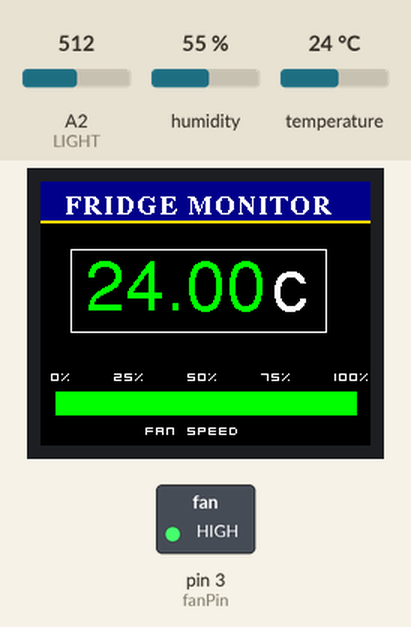
Recording of a sketch running on a simulated Arduino Uno, built with avr-gcc and run on an emulated ATmega328P. Parts: 220×176 colour display, switched loads named in the sketch (green lamp = pin HIGH). The test bench sets the inputs (shaded band); at power-on: temperature 24 °C, A2 (LIGHT) = 512, humidity 55 %. Pins used as bus, display or sensor lines are not drawn; what the sketch prints to the serial monitor is not drawn.

Above: at 4.4 s.
4.5 s: temperature set to 19 °C
At 9.0 s:
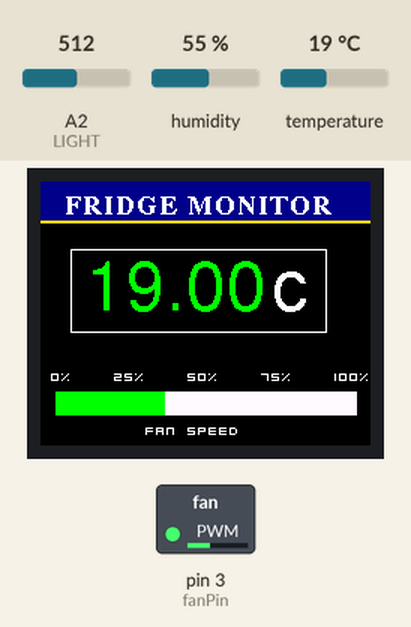
10.1 s: temperature set to 28 °C
At 13.7 s:
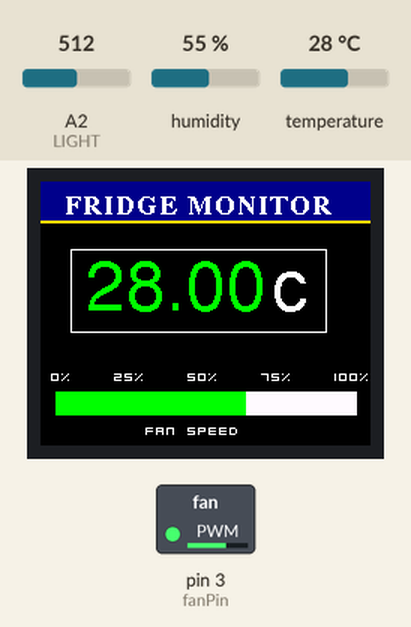
15.7 s: temperature set to 33 °C
At 19.6 s:
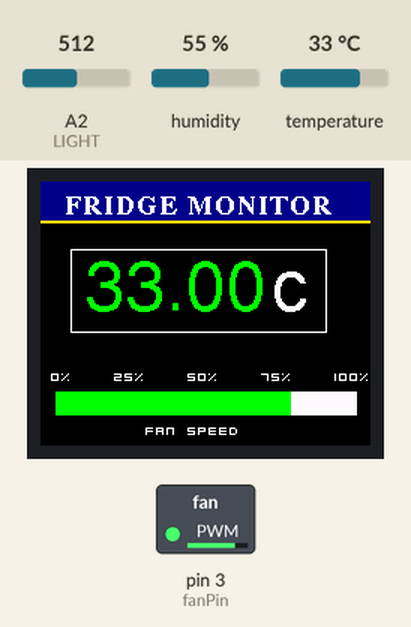
21.3 s: temperature set to 12 °C
At 24.3 s:
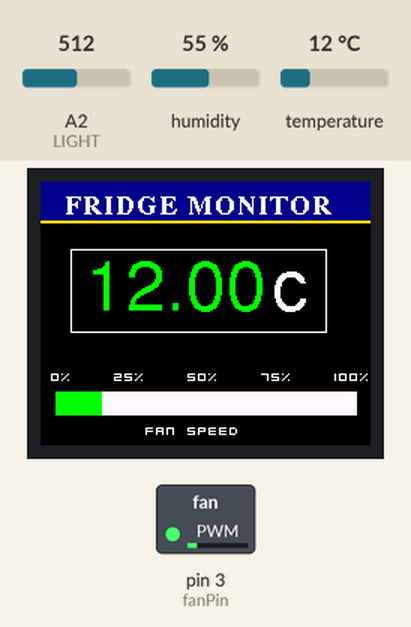
Timing chart, 0 to 25.8 s (numbered marks = the images above; inputs shaded):
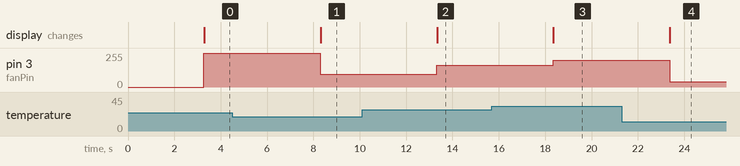

Measured:
- after the input at 4.5 s, pin 3 (fanPin): 255/255 → 94/255 after 3.8 s; the display: changes after 3.8 s (image 1)
- after the input at 10.1 s, pin 3 (fanPin): 94/255 → 163/255 after 3.2 s; the display: changes after 3.2 s (image 2)
- after the input at 15.7 s, pin 3 (fanPin): 163/255 → 201/255 after 2.6 s; the display: changes after 2.7 s (image 3)
- after the input at 21.3 s, pin 3 (fanPin): 201/255 → 40/255 after 2.1 s; the display: changes after 2.1 s (image 4)

The sketch:

FridgeFan_3-0.ino
```cpp
/*
6/7/20 Mike Garner

Fridge Fan Control with 2.2" TFT Display 220*176 pixels
Display fridge cavity temperature and bar graph of fan speed
Measures temperature in fridge cavity and adjusts extractor fan speeds accordingly
Temperature obtained from DHT22 on D2 & fan speed calculated dependant upon temperature
Digital 3 used as PWM connected to npn transistor taking value from fan speed
Transistor in turn provides PWM control of battery power to 2 12v fans
To dim display at night light sensor used to adjust TFT led brightness

Arduino Pins:
 A2  	Light sensor
 D2 	DHT22 temp & humidity sensor.
 D3 	PWM pin for fan
 D4   	N/C
 D5   	N/C
 D6 	PWM pin for tft led
 D7		N/C
 D8 	TFT Reset
 D9  	TFT RS
 D10 	TFT CS
 D11  TFT SDI (MISO)
 D12 	N/C (TFT MOSI)
 D13 	TFT CLK

*/

//Libraries
#include <DHT.h>
#include <Wire.h>
#include <OneWire.h>
#include <DallasTemperature.h>
#include <Adafruit_Sensor.h>
#include <SPI.h>
#include "TFT_22_ILI9225.h"
#include <../fonts/FreeSans24pt7b.h>
#include <../fonts/FreeSerifBold9pt7b.h>
#include <../fonts/Org_01.h>

#define TFT_RST 8
#define TFT_RS  9
#define TFT_CS  10  // SS
#define TFT_SDI 11  // MOSI
#define TFT_CLK 13  // SCK
#define TFT_LED 6   // 0 if wired to +5V directly
#define TFT_BRIGHTNESS 200

char myString[6];       //Array for float to string conversions

#define DHTTYPE DHT22
#define DHTPIN 2       // digital pin DHT sensor connected to

DHT dht(DHTPIN, DHTTYPE);

// Use software SPI (slower)
TFT_22_ILI9225 tft = TFT_22_ILI9225(TFT_RST, TFT_RS, TFT_CS, TFT_SDI, TFT_CLK, TFT_LED, TFT_BRIGHTNESS);

//Hardware pin definitions go here in lieu, but this sensor not working on hardware SPI!
//-=-=-=-=-=-=-=-=-=-=-=-=-=-=-=-=-=-=-=-=-=-=-=-=-=-=-=-=
const byte LIGHT = A2;            //Analog pin for light sensor data
//const byte PWM_595 = 3;         //Was pin driving 74HC595

//Global Variables ****************************************************************
long lastSecond;        //The millis counter to see when a second rolls by

//Fridge temp & control variables
int fan = false;        //Set fan to "0" at start
float fanSpeed;
float fanPercent;
float temp_C = 0;
float temp_C_Old = 0;
int tempMin = 10;       //temperature at which fan starts
int tempMax = 40;       //temperature at which fan at 100%
int fanPin = 3;         //pin for fan control via npn transistor
String fridgeTempStr = ("");

int ledLvl;             //Variable to map light level for PWM
int lightSensor;        //Variable for light sensor

//TFT Co-ordinate
int16_t x=0, y=0, w, h; 	//Positions on TFT Signed integers
int barLeft;				      //Left side of temp bar graph
int barRight;				      //Right side of temp bar graph

//***********************************************************************

void setup()
{
  Serial.begin(115200);	// start serial port
  dht.begin();			   //Start the DHT sensor
  delay(3000);			   //Give sensor time to respond

  tft.begin();
  tft.clear();
  tft.setOrientation(3);  //Put screen in landscape mode

// Draw header string
	tft.fillRectangle(0, 25,220,0, COLOR_DARKBLUE); //Background for heading
	tft.setGFXFont(&FreeSerifBold9pt7b);  			    // Set font
  String heading = "FRIDGE MONITOR";
 	tft.getGFXTextExtent(heading, x, y, &w, &h); 	  // Get string extents
  tft.drawGFXText(16, 21, heading, COLOR_WHITE);  // Print string heading to TFT

// Draw line under heading
	tft.fillRectangle(x, 26,220,27, COLOR_GOLD);

//Draw box around temperature
	tft.drawRectangle(20, 45,190,100, COLOR_WHITE);

// Place "c" char on screen
	String myChar = "c";
	tft.setGFXFont(&FreeSans24pt7b);  					      // Set font
	tft.drawGFXText(155, 85, myChar, COLOR_WHITE); 		// Print string c to TFT

// Place % ticks above graph
	String myPercent = " 0%    25%    50%    75%    100%";
	String myFanSpeed = "FAN SPEED";
	tft.setGFXFont(&Org_01);
	tft.drawGFXText(0, 132, myPercent, COLOR_WHITE);   // Print % labels to TFT
	tft.drawGFXText(70, 168, myFanSpeed, COLOR_WHITE); // Print Fan Speed label to TFT

//Check we are getting a reading from DHT22 sensor
	temp_C = dht.readTemperature();
	if (isnan (temp_C))
    {
//Pass reading to routine which will loop while (t_dht) is not a number (isnan)
      Serial.println("DHT sensor offline!");
    }

    Serial.println("DHT sensor online!");

//Set start of program to enable readings at specific intervals
  lastSecond = millis();    //Returns the number of miliseconds program has been running

}

//End of Void Setup ********************************************

//Routine "smartDelay" for a given amount of time (ms) --------------------------------
static void smartDelay(unsigned long ms)
{
  unsigned long start = millis(); //time program been running
  do
  {
    delay(100);
  } while (millis() - start < ms);  //Exit once time ticks over ms value
}
//End of "smartDelay" routine -------------------------------------------

//Routine dht_OffLine if sensor fails (isnan). Put fans to 100% ---------------------------------
float dht_OffLine (float temp_C)
{
   if (isnan(temp_C))
   {
      do
      {
        analogWrite(fanPin, 255);   // Fan to full if sensor failing
        Serial.print("DHT sensor offline ");
        delay(2000);

//Re-read DHT sensor
        temp_C = dht.readTemperature();
      }
//Check again to see if we have a valid reading
      while (isnan(temp_C));
    }
//If valid reading return temp_C and back to main loop
    return temp_C;
}
//End of "dht_OffLine" routine ----------------------------------

//Routine "fanControl" to set fan speed. ------------------------------
//On initial startup fan will stall if rpm too low.
//So start fan at full then once running map to appropriate level

int fanControl(float temp_C)
{
  if (fan != true)   //Not true ie has not been running
  {
    Serial.println("1st start ");
    fanSpeed = 255;
    return fanSpeed;
  }
  else            //Has been running so map
  {
    fanSpeed = map(temp_C, tempMin, tempMax, 25, 255);  //25 = ~10% of max
    fanSpeed = constrain(fanSpeed, 25, 255);
    return fanSpeed;
  }
}
//End of "fanControl" routine -----------------------------------------

//Routine "displayTemp_C" and fan speed graph on tft screen
//Adjust colour of temperature string <=35c green 35c - 45c gold 45c+ red
void displayTemp_C ()
{
//Only run if temperature has changed
	if (temp_C != temp_C_Old)
	{
		fridgeTempStr = dtostrf(temp_C,5,2,myString);  		//Create string to display tt.tt
		tft.getGFXTextExtent(fridgeTempStr, x, y, &w, &h); 	// Get string extents
		x = 30, y = 85;										//Set display co-ordinates x & y
		tft.fillRectangle(x, y+1, w+x+2, y-h, COLOR_BLACK);	//Place rectangle over previous data
		tft.setGFXFont(&FreeSans24pt7b);  					// Set font

		if (temp_C <=35)
		{
		tft.drawGFXText(x, y, fridgeTempStr, COLOR_GREEN);	// Print string	in green
		}

		if ((temp_C >35) && (temp_C<= 45))
		{
			tft.drawGFXText(x, y, fridgeTempStr, COLOR_GOLD);	// Print string	in gold
		}
		if (temp_C >45)
		{
			tft.drawGFXText(x, y, fridgeTempStr, COLOR_RED);	// Print string in red
		}

		temp_C_Old = temp_C;
	}

//Display Bar Graph for fan speed
		if(fanSpeed > 254)	//Display at maximum for fans 100%
		{
		x = 10, y = 155, w = 210, h = 140;				//Set co-ords for 200 pixels wide
		tft.fillRectangle(x, y, w, h, COLOR_GREEN);
		}
		else if(fanSpeed < 255)							          //Less than maximum
		{
		barLeft = fanPercent*2;							          //1% = 2 pixels
		x = 10, y = 155, (w = barLeft+10), h = 140;		//Set display co-ordinates left
		tft.fillRectangle(x, y, w, h, COLOR_GREEN);   //Set left bar
		x = (barLeft + 10);								            //Start of right bar (from pixel)
		w = (tft.maxX()-10);							            //Width of right bar (to pixel)
		tft.fillRectangle(x, y, w, h, COLOR_SNOW);	  //Draw right bar
	}
}
//End of routine to display temperature----------------------------------------------------

//Routine "displayData" Collation of data for display ---------------
void displayData ()
{

  Serial.println();
  Serial.println("Current sensor readings: ");

  //Fridge temperature & fan Speed
  Serial.print("Fridge ");
  Serial.print(temp_C, 2);
  Serial.print("\xC2\xB0"); //Prints the degree symbol
  Serial.print("C ; ");
  Serial.print(" Fan Speed PWM = ");
  Serial.print(fanSpeed);
  Serial.print(" Fan ");
  Serial.print(fanPercent, 0);
  Serial.println(" %");

  //Light level data
  Serial.print("lightSensor = ");
  Serial.print(lightSensor);
  Serial.print(" ledLvl,");
  Serial.println(ledLvl);


}
//End of "displayData" routine ---------------------------------------------

//*********************************************************************

void loop()
{
//Read DHT sensor
      temp_C = dht.readTemperature();
      if (isnan (temp_C))
     {
//Pass reading to routine which will loop while (temp_C) is not a number (isnan)
      dht_OffLine(temp_C);
      }
//Fan Control
  if (temp_C<tempMin)       //Skip mapping routine no fan required
    {
      fan = false;          //Set fan to False not running
      fanSpeed = 0;         //No fan needed
    }
  if (temp_C>tempMax)       //Override fancontrol fans at max
    {
      fan = true;
      fanSpeed = 255;
    }
  else
    {
      fanSpeed = fanControl(temp_C);  	//Access mapping routine
      fan = true;                     	//Set fan to 1 as now running
    }
	fanPercent = (fanSpeed/255)*100;      //Gives percent of full speed
  	analogWrite(fanPin, fanSpeed);      // sends PWM signal to pin_D3 for fan control

//Read light sensor at A2
	lightSensor = analogRead(LIGHT);
//Will give value from 0 (dark) to 1024 (bright).
//Sensor located inside so map 0 to 900 rather than max 1024
  ledLvl = map(lightSensor, 50, 900, 0, 255); //Full on when bright dim when dark
  ledLvl = constrain(ledLvl, 0, 255);

//Adjust led bar graph brightness full daytime dim nightime
 	analogWrite(TFT_LED, ledLvl); // sends PWM signal to pin_6 for led lux control

  displayTemp_C ();					    //Display temperature on tft

  displayData();                //Subroutine for serial monitor

	smartDelay(5000);            //Delay  5 secs between readings
}
```
